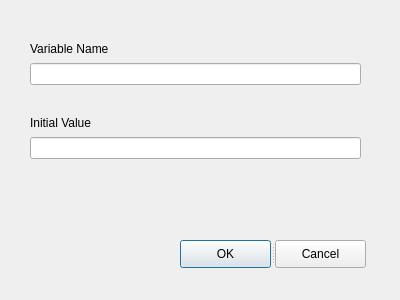
<?xml version="1.0" encoding="UTF-8"?>
<ui version="4.0">
 <class>NumericDialog</class>
 <widget class="QDialog" name="NumericDialog">
  <property name="geometry">
   <rect>
    <x>0</x>
    <y>0</y>
    <width>400</width>
    <height>300</height>
   </rect>
  </property>
  <property name="windowTitle">
   <string>Dialog</string>
  </property>
  <widget class="QSplitter" name="splitter">
   <property name="geometry">
    <rect>
     <x>180</x>
     <y>240</y>
     <width>186</width>
     <height>28</height>
    </rect>
   </property>
   <property name="orientation">
    <enum>Qt::Horizontal</enum>
   </property>
   <widget class="QPushButton" name="pushOK">
    <property name="text">
     <string>OK</string>
    </property>
   </widget>
   <widget class="QPushButton" name="pushCancel">
    <property name="text">
     <string>Cancel</string>
    </property>
   </widget>
  </widget>
  <widget class="QWidget" name="layoutWidget">
   <property name="geometry">
    <rect>
     <x>30</x>
     <y>40</y>
     <width>331</width>
     <height>119</height>
    </rect>
   </property>
   <layout class="QGridLayout" name="gridLayout">
    <item row="0" column="0">
     <widget class="QLabel" name="label">
      <property name="text">
       <string>Variable Name</string>
      </property>
     </widget>
    </item>
    <item row="1" column="0">
     <widget class="QLineEdit" name="EditName"/>
    </item>
    <item row="2" column="0">
     <widget class="QLabel" name="label_2">
      <property name="text">
       <string/>
      </property>
     </widget>
    </item>
    <item row="3" column="0">
     <widget class="QLabel" name="label_3">
      <property name="text">
       <string>Initial Value</string>
      </property>
     </widget>
    </item>
    <item row="4" column="0">
     <widget class="QLineEdit" name="EditValue"/>
    </item>
   </layout>
  </widget>
 </widget>
 <resources/>
 <connections>
  <connection>
   <sender>pushCancel</sender>
   <signal>clicked()</signal>
   <receiver>NumericDialog</receiver>
   <slot>close()</slot>
   <hints>
    <hint type="sourcelabel">
     <x>330</x>
     <y>249</y>
    </hint>
    <hint type="destinationlabel">
     <x>306</x>
     <y>286</y>
    </hint>
   </hints>
  </connection>
 </connections>
</ui>
